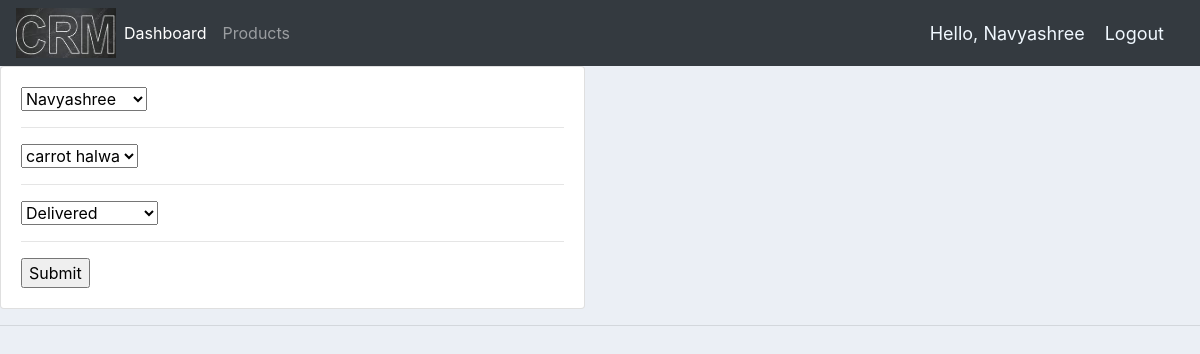
/updateorder_form/4/ (signed in), run on an earlier commit of the app's database.
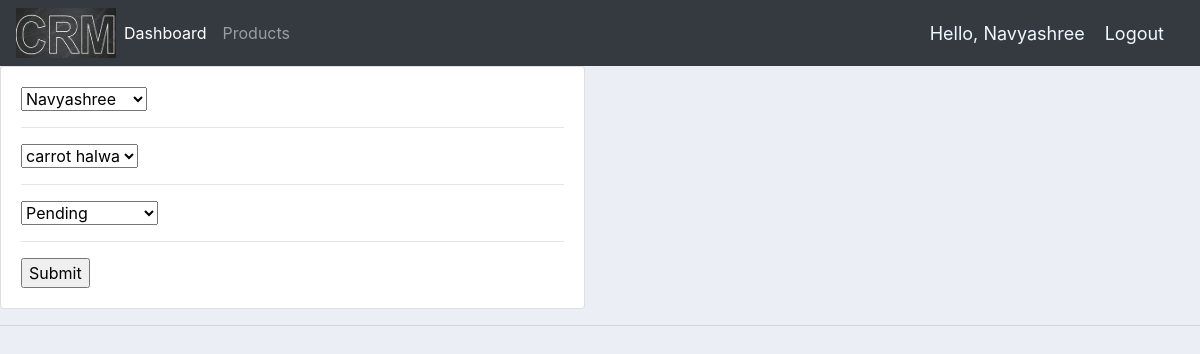
And on a later commit of the database.
### accounts/models.py (models this page shows, shortened)
class Order(models.Model):
    STATUS = (
        ('Pending','Pending'),
        ('out for delivery','out for delivery'),
        ('Delivered','Delivered'),
    )
    customer=models.ForeignKey(Customer,null=True,on_delete=models.SET_NULL)
    product=models.ForeignKey(Products,null=True,on_delete=models.SET_NULL)
    date_created=models.DateTimeField(auto_now_add=True)
    status=models.CharField(max_length=200,null=True,choices=STATUS)

### accounts/views.py (the view)
# urls.py: path('updateorder_form/<str:pk>/',views.updateOrder,name='update_form'),
@login_required(login_url='login')
def updateOrder(request,pk):
    OrderFormSet=inlineformset_factory(Customer,Order,fields=('product','status'),extra=10)
    order=Order.objects.get(id=pk)
    formset=OrderForm(instance=order)
    if request.method=='POST':
        formset=OrderForm(request.POST,instance=order)
        if formset.is_valid():
            formset.save()
            return redirect('/')
    context={'formset':formset}
    return render(request,'accounts/order_form.html',context)

### accounts/forms.py
class OrderForm(ModelForm):
    class Meta:
        model=Order
        fields='__all__'

### accounts/models.py (called while the page is built)
    def __str__(self):
        return self.name

    def __str__(self):
        return self.name

### accounts/templates/accounts/order_form.html (shortened to what this page needs)
{% extends "accounts/main.html" %}
{% load static %}
{% block content %}
<div  class='row'>
    <div class="col-md-6">
        <div class="card card-body">
            <form action="" method="POST">
                {% for form in formset %}
                {{form}}
                <hr>
                {% endfor %}
                <input type="submit",name="Submit">
            </form>
</div>
</div>
</div>
{% endblock content %}

What changed in the data, as far as the page shows it:
changed Order "Navyashree": status "Delivered" → "Pending"
